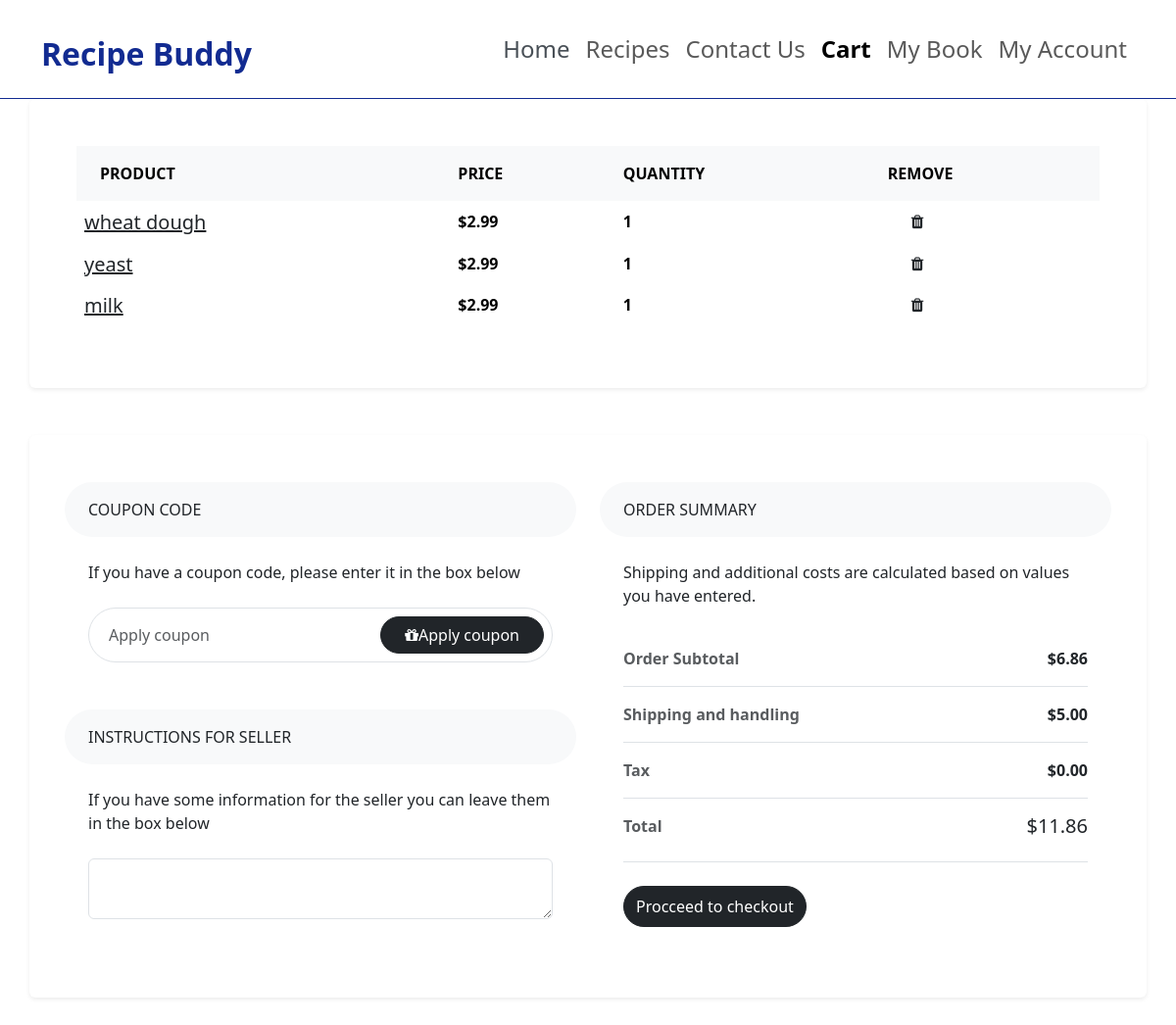
Page /cart.php (signed in) on the earlier database version.
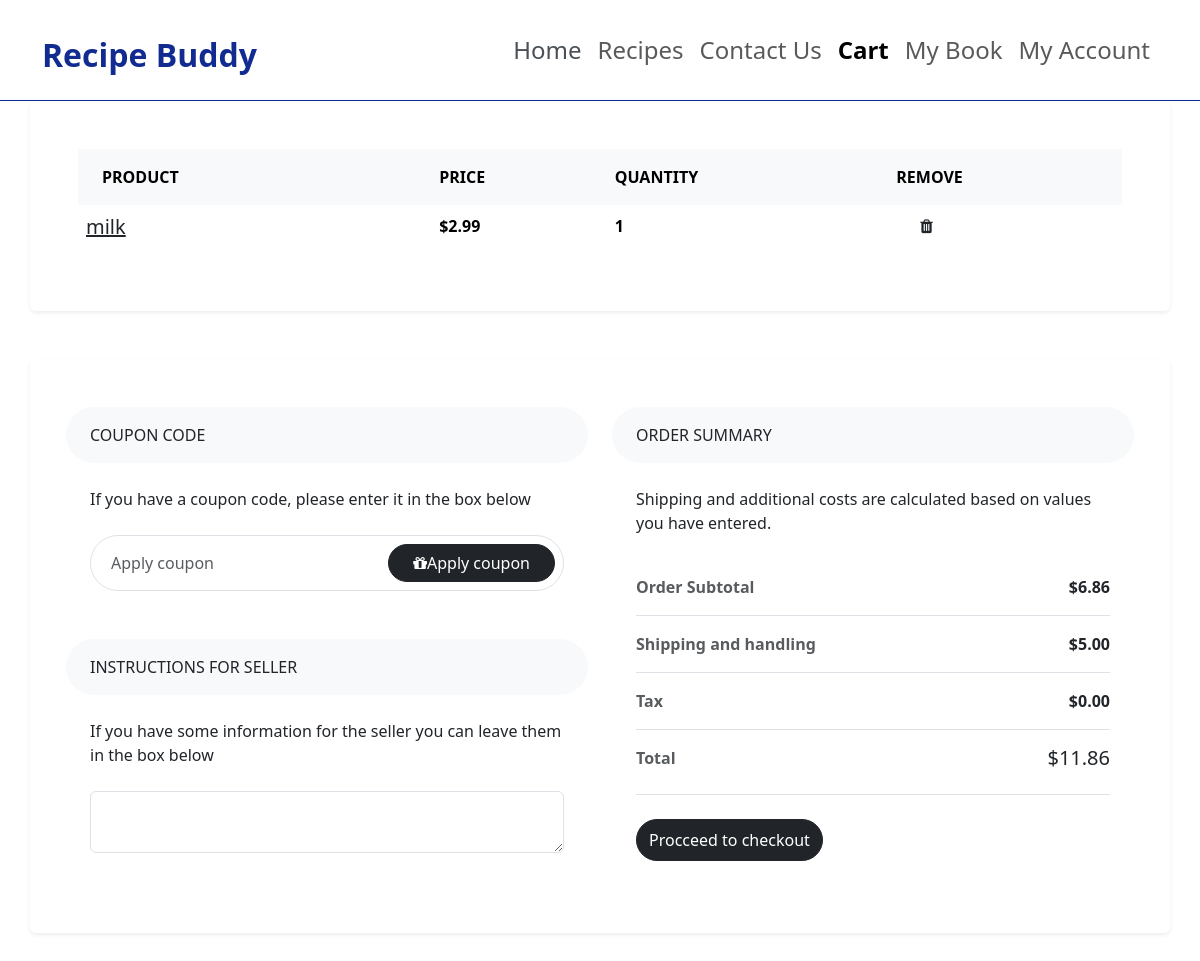
Same page on the later database version.
### tables this page shows
CREATE TABLE `cart` (
  `CartID` int(11) NOT NULL,
  `UserID` int(11) NOT NULL,
  `IngredientID` int(11) NOT NULL
);

CREATE TABLE `ingredients` (
  `IngredientID` int(11) NOT NULL,
  `Ingredient` varchar(50) NOT NULL
);

### cart.php (the view, shortened to what the changed rows need)
<?php
include 'includes/db.php';
$user_id = $_SESSION['userID'];
$sql = "SELECT users.UserID, ingredients.Ingredient, cart.cartID, ingredients.IngredientID FROM cart
        JOIN users ON cart.UserID = users.UserID
        JOIN ingredients ON cart.IngredientID = ingredients.IngredientID
        WHERE users.UserID = $user_id";
$result = mysqli_query($conn, $sql);
if ($result && $result != null) {
  while ($row = mysqli_fetch_assoc($result)) {
    if($row != null){
      $ingredientArray[] = $row;
    }
  }
}
?>
<!DOCTYPE html>
<html data-bs-theme="light" lang="en">
  <head>
    <link
      rel="stylesheet"
      href="https://cdn.jsdelivr.net/npm/bootstrap@5.3.3/dist/css/bootstrap.min.css"
    />
    <link
      rel="stylesheet"
      href="https://cdnjs.cloudflare.com/ajax/libs/font-awesome/4.7.0/css/font-awesome.min.css"
    />
    <link rel="stylesheet" href="assets/css/styles.min.css" />
  </head>
  <body>
    <div class="shopping-cart">
      <div class="px-4 px-lg-0">
        <div class="pb-5">
          <div class="container">
            <div class="row">
              <div class="col-lg-12 p-5 bg-white rounded shadow-sm mb-5">
                <div class="table-responsive">
                  <table class="table">
                    <thead>
                      <tr>
                        <th scope="col" class="border-0 bg-light">
                          <div class="p-2 px-3 text-uppercase">Product</div>
                        </th>
                        <th scope="col" class="border-0 bg-light">
                          <div class="py-2 text-uppercase">Price</div>
                        </th>
                        <th scope="col" class="border-0 bg-light">
                          <div class="py-2 text-uppercase">Quantity</div>
                        </th>
                        <th scope="col" class="border-0 bg-light">
                          <div class="py-2 text-uppercase">Remove</div>
                        </th>
                      </tr>
                    </thead>
                    <tbody>
                      <?php if($ingredientArray != null):?>
                        <?php foreach ($ingredientArray as $i):?>
                        <tr>
                          <th scope="row" class="border-0">
                              <div class="ml-3 d-inline-block align-middle">
                                <h5 class="mb-0">
                                  <a
                                    href="#"
                                    class="text-dark d-inline-block align-middle"
                                    ><?php echo $i['Ingredient'];?></a
                                  >
                                </h5>
                              </div>
                            </div>
                          <td class="border-0 align-middle">
                            <strong>$2.99</strong>
                          </td>
                          <td class="border-0 align-middle">
                            <strong>1</strong>
                          </td>
                          <td class="border-0 align-middle">
                            <a href="#" class="text-dark ms-4"
                              ><i class="fa fa-trash" onclick="removeIngredient(<?php echo $i['IngredientID']?>)"></i
                            ></a>
                          </td>
                        <?php endforeach;?>
                      <?php endif;?>
                </div>
              </div>
            </div>
          </div>
        </div>
      </div>
  </body>
</html>

Differences in the rows shown:
removed cart: IngredientID.Ingredient "wheat dough"
removed cart: IngredientID.Ingredient "yeast"
